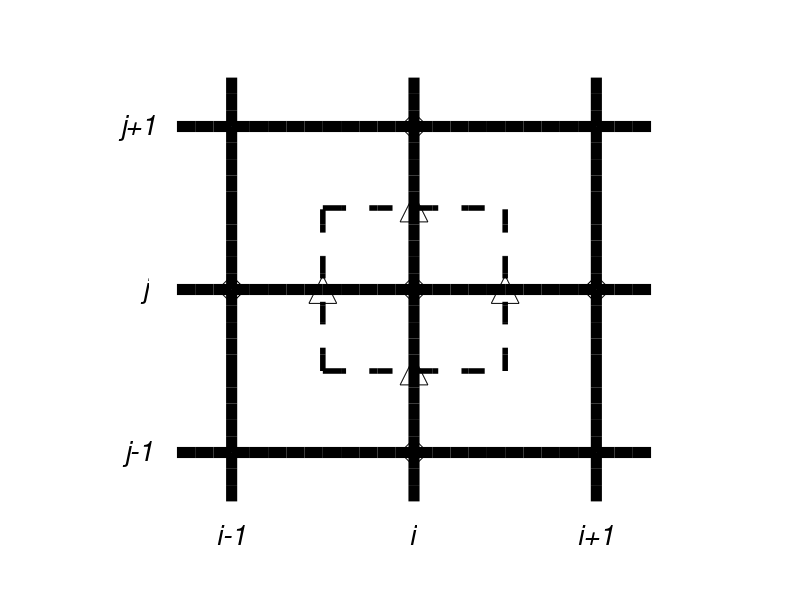

Write the MATLAB code that produced this figure.
function makestencil
% MAKESTENCIL   Plot a stencil.  Works under Matlab better than Octave, especially
% because saving the figures sucks under Octave.

msize=20;

basic(1) % stencil for non-constant diffusivity
hold on
plot([-0.5 0.5 0 0], [0 0 -0.5 0.5], '^k', 'Markersize',msize)
plot([-1 0 1 0 0], [0 0 0 -1 1], 'dk', 'Markersize',msize)
hold off
% to create .eps in Octave:
%print -depsc2 ../pdffigs/diffstencil.eps
print -dpdf diffstencil.pdf

   function basic(i)
   figure(i)
   lwidth = 8.0;

   % make the grid
   x=-1.3:0.1:1.3;
   plot(x,[-ones(size(x)); zeros(size(x)); ones(size(x))]','k',...
       'LineWidth',lwidth)
   axis([-1.7 1.7 -1.5 1.5])
   axis off
   hold on
   plot([-ones(size(x)); zeros(size(x)); ones(size(x))]',x,'k',...
       'LineWidth',lwidth)

   % make the cell
   xcell=-0.5:0.1:0.5;
   clwidth=4.0;
   plot(xcell,[-0.5*ones(size(xcell)); 0.5*ones(size(xcell))]','k--',...
        'LineWidth',clwidth)
   plot([-0.5*ones(size(xcell)); 0.5*ones(size(xcell))],xcell','k--',...
        'LineWidth',clwidth)

   % label the regular grid positions
   fsize = 20;
   text(-1,-1.5,'i-1','FontSize',fsize,'FontAngle','italic',...
      'HorizontalAlignment','center')
   text(0,-1.5,'i','FontSize',fsize,'FontAngle','italic',...
      'HorizontalAlignment','center')
   text(1,-1.5,'i+1','FontSize',fsize,'FontAngle','italic',...
      'HorizontalAlignment','center')
   text(-1.6,-1,'j-1','FontSize',fsize,'FontAngle','italic')
   text(-1.5,0,'j','FontSize',fsize,'FontAngle','italic')
   text(-1.62,1,'j+1','FontSize',fsize,'FontAngle','italic')
   hold off

